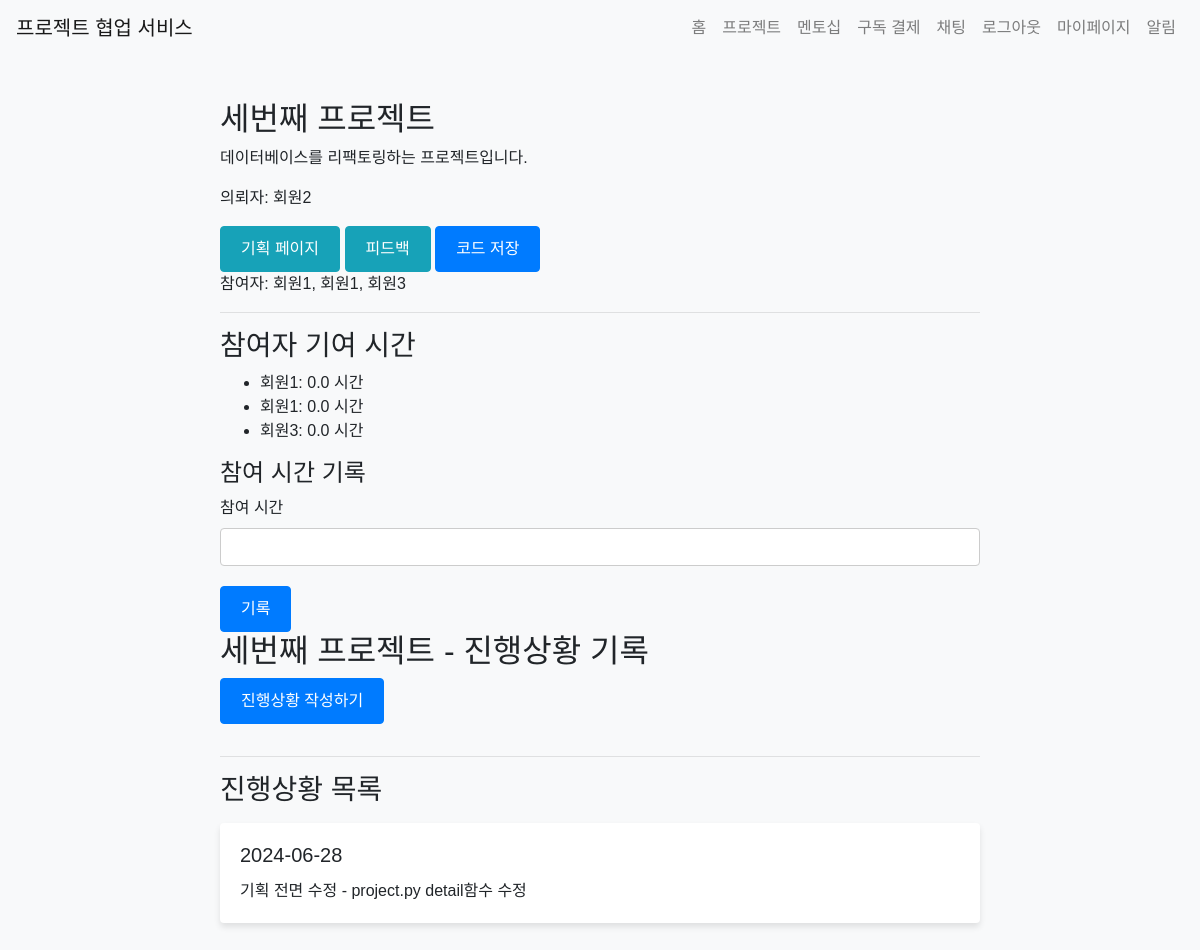
The app's page /project/detail/3 (signed in) with its own data.
### app/models.py (models this page shows)
class Project(db.Model):
    id = db.Column(db.Integer, primary_key=True)
    title = db.Column(db.String(100), nullable=False)
    description = db.Column(db.Text, nullable=False)
    start_date = db.Column(db.Date, nullable=False)
    end_date = db.Column(db.Date, nullable=False)
    created_at = db.Column(db.DateTime, default=datetime.utcnow)
    client_id = db.Column(db.Integer, db.ForeignKey('user.id'), nullable=False)
    client = db.relationship('User', back_populates='created_projects')
    completed = db.Column(db.Boolean, default=False)
    participants = db.relationship('User', secondary='project_participant', back_populates='projects', overlaps="project_participants")
    project_participants = db.relationship('ProjectParticipant', back_populates='project', lazy=True, overlaps="participants,projects")
    progresses = db.relationship('ProjectProgress', back_populates='project', lazy=True)  # 새로운 관계 추가
    overview = db.Column(db.Text)
    requirements = db.Column(db.Text)
    flowchart = db.Column(db.Text)
    timeline = db.Column(db.Text)
    github_repo = db.Column(db.String(200))

class User(UserMixin, db.Model):
    id = db.Column(db.Integer, primary_key=True)
    name = db.Column(db.String(100), nullable=False)
    email = db.Column(db.String(120), unique=True, nullable=False)
    password = db.Column(db.String(255), nullable=False)
    bio = db.Column(db.Text)
    chat_rooms = db.relationship('ChatRoom', secondary='chat_room_participant', back_populates='participants')
    chat_room_participants = db.relationship('ChatRoomParticipant', back_populates='user')
    notifications = db.relationship('Notification', back_populates='user', lazy=True)
    projects = db.relationship('Project', secondary='project_participant', back_populates='participants')
    subscription = db.relationship('Subscription', back_populates='subscriber', uselist=False)
    created_projects = db.relationship('Project', back_populates='client', lazy=True, foreign_keys='Project.client_id')
    mentees = db.relationship('User',
                              secondary=mentorship_mentor,
                              primaryjoin=(mentorship_mentor.c.mentor_id == id),
                              secondaryjoin=(mentorship_mentor.c.mentee_id == id),
                              backref=db.backref('mentors', lazy='dynamic'),
                              lazy='dynamic')
    pending_mentees = db.relationship('User',
                                    secondary=mentorship_mentee,
                                    primaryjoin=(mentorship_mentee.c.mentor_id == id),
                                    secondaryjoin=(mentorship_mentee.c.mentee_id == id),
                                    backref=db.backref('pending_mentors', lazy='dynamic'),
                                    lazy='dynamic')
    project_participants = db.relationship('ProjectParticipant', back_populates='user', lazy=True)

class ProjectParticipant(db.Model):
    id = db.Column(db.Integer, primary_key=True)
    user_id = db.Column(db.Integer, db.ForeignKey('user.id'), nullable=False)
    project_id = db.Column(db.Integer, db.ForeignKey('project.id'), nullable=False)
    hours_contributed = db.Column(db.Float, default=0.0)
    accepted = db.Column(db.Boolean, default=False)  # 새로 추가된 필드
    user = db.relationship('User', back_populates='project_participants', overlaps="participants,projects")
    project = db.relationship('Project', back_populates='project_participants', overlaps="participants,projects")

class ProjectProgress(db.Model):
    id = db.Column(db.Integer, primary_key=True)
    project_id = db.Column(db.Integer, db.ForeignKey('project.id'), nullable=False)
    user_id = db.Column(db.Integer, db.ForeignKey('user.id'), nullable=False)
    date = db.Column(db.Date, nullable=False)
    description = db.Column(db.Text, nullable=False)
    image = db.Column(db.String(255))  # 이미지 파일 경로를 저장할 필드
    ai_conversation_link = db.Column(db.String(255))  # GPT 대화 공유 링크
    ai_conversation_file = db.Column(db.String(255))  # Claude 대화 내역 파일 경로
    project = db.relationship('Project', back_populates='progresses')
    user = db.relationship('User')

### app/views/project.py (the view, shortened to what this page needs)
@bp.route('/detail/<int:project_id>', methods=['GET', 'POST'])
@login_required
def detail(project_id):
    project = Project.query.get_or_404(project_id)
    post_form = PostForm()
    comment_form = CommentForm()
    contribution_form = ContributionForm()
    accept_form = AcceptParticipantForm()
    participate_form = ParticipateForm()
    progress_form = ProjectProgressForm()
    progress_list = ProjectProgress.query.filter_by(project=project).order_by(ProjectProgress.date.desc()).all()
    return render_template('project/detail.html', project=project, post_form=post_form, comment_form=comment_form,
                        contribution_form=contribution_form, accept_form=accept_form,
                        participate_form=participate_form,  # 이 줄 추가
                        form=progress_form,  # 여기를 수정
                        progress_form=progress_form, progress_list=progress_list)

### app/forms.py
class PostForm(FlaskForm):
    title = StringField('제목', validators=[DataRequired()])
    content = TextAreaField('내용', validators=[DataRequired()])
    submit = SubmitField('작성')

class CommentForm(FlaskForm):
    content = TextAreaField('댓글', validators=[DataRequired()])
    submit = SubmitField('작성')

### app/__init__.py (called while the page is built)
@login_manager.user_loader
def load_user(user_id):
    if user_id is not None:
        return User.query.get(int(user_id))
    return None

### app/templates/project/detail.html (shortened to what this page needs)
{% extends 'base.html' %}
{% block content %}
<h2>{{ project.title }}</h2>
<p>{{ project.description }}</p>
<p>의뢰자: {{ project.client.name }}</p>
{% if current_user in project.participants or current_user == project.client %}
<a href="{{ url_for('project.plan', project_id=project.id) }}" class="btn btn-info">기획 페이지</a>
<a href="{{ url_for('project.feedback', project_id=project.id) }}" class="btn btn-info">피드백</a>
<a href="{{ url_for('project.save_code', project_id=project.id) }}" class="btn btn-primary">코드 저장</a>
{% endif %}
<p>참여자:
{% for participant in project.participants %}
    {{ participant.name }}{% if not loop.last %}, {% endif %}
{% endfor %}
</p>
<hr>
<h3>참여자 기여 시간</h3>
<ul>
  {% for participant in project.project_participants %}
    <li>{{ participant.user.name }}: {{ participant.hours_contributed }} 시간</li>
  {% endfor %}
</ul>
{% if current_user in project.participants %}
  <h4>참여 시간 기록</h4>
  <form action="{{ url_for('project.contribute', project_id=project.id) }}" method="post">
    <div class="form-group">
      {{ contribution_form.hours.label }}
      {{ contribution_form.hours(class="form-control") }}
    </div>
    {{ contribution_form.submit(class="btn btn-primary") }}
  </form>
{% endif %}
<h2>{{ project.title }} - 진행상황 기록</h2>
<button id="toggle-progress-form" class="btn btn-primary mb-3">진행상황 작성하기</button>
<hr>
<h3>진행상황 목록</h3>
{% for progress in progress_list %}
<div class="card my-3">
    <div class="card-body">
        <h5 class="card-title">{{ progress.date.strftime('%Y-%m-%d') }}</h5>
        <p class="card-text">{{ progress.description|safe }}</p>
    </div>
</div>
{% endfor %}
{% endblock %}

### app/templates/base.html (shortened to what this page needs)
<!DOCTYPE html>
<html lang="ko">
    <head>
        <link rel="stylesheet" href="https://maxcdn.bootstrapcdn.com/bootstrap/4.5.2/css/bootstrap.min.css">
        <link rel="stylesheet" href="https://cdn.jsdelivr.net/npm/bootstrap-select@1.13.14/dist/css/bootstrap-select.min.css">
        <link rel="stylesheet" href="{{ url_for('static', filename='css/style.css') }}">
        <link rel="stylesheet" href="https://cdnjs.cloudflare.com/ajax/libs/font-awesome/5.15.3/css/all.min.css">
    </head>
<body>
    <nav class="navbar navbar-expand-lg navbar-light bg-light">
        <a class="navbar-brand" href="/">프로젝트 협업 서비스</a>
        <div class="collapse navbar-collapse" id="navbarNav">
            <ul class="navbar-nav ml-auto">
                <li class="nav-item">
                    <a class="nav-link" href="{{ url_for('main.index') }}">홈</a>
                </li>
                <li class="nav-item">
                    <a class="nav-link" href="{{ url_for('project.list_projects') }}">프로젝트</a>
                </li>
                {% if current_user.is_authenticated %}
                <li class="nav-item">
                    <a class="nav-link" href="{{ url_for('mentorship.index') }}">멘토십</a>
                </li>
                <li class="nav-item">
                    <a class="nav-link" href="{{ url_for('payments.subscribe') }}">구독 결제</a>
                </li>
                <li class="nav-item">
                    <a class="nav-link" href="{{ url_for('chat.chat_list') }}">채팅</a>
                </li>
                <li class="nav-item">
                    <a class="nav-link" href="{{ url_for('auth.logout') }}">로그아웃</a>
                </li>
                <li class="nav-item">
                    <a class="nav-link" href="{{ url_for('mypage.index') }}">마이페이지</a>
                </li>
                <li class="nav-item">
                    <a class="nav-link" href="{{ url_for('notification.index') }}">
                        알림
                    </a>
                </li>
                {% endif %}
            </ul>
        </div>
    </nav>
    <div class="container mt-4">
        {% block content %}{% endblock %}
    </div>
</body>
</html>

### app/static/css/style.css (style rules this page uses)
body { font-family: Arial, sans-serif; background-color: #f8f9fa; margin: 0; padding: 0; }
.container { max-width: 800px; margin: 0 auto; padding: 20px; }
.form-group { margin-bottom: 20px; }
.form-control { width: 100%; padding: 10px; border: 1px solid #ccc; border-radius: 4px; }
.btn { display: inline-block; padding: 10px 20px; color: #fff; text-decoration: none; border-radius: 4px; cursor: pointer; transition: background-color 0.3s, border-color 0.3s; }
.btn { display: inline-block; padding: 10px 20px; color: #fff; text-decoration: none; border-radius: 4px; cursor: pointer; transition: background-color 0.3s, border-color 0.3s, transform 0.2s; }
.btn-primary { background-color: #007bff; border-color: #007bff; }
.card { border: none; box-shadow: 0 0.5rem 1rem rgba(0, 0, 0, 0.15); }
.card { box-shadow: 0 4px 6px rgba(0, 0, 0, 0.1); transition: box-shadow 0.3s ease-in-out; }

### records on screen
Project: title "세번째 프로젝트", description "데이터베이스를 리팩토링하는 프로젝트입니다."
User: client.name "회원2"
User: name "회원1"
User: name "회원1"
User: name "회원3"
ProjectParticipant: user.name "회원1", hours_contributed "0.0"
ProjectParticipant: user.name "회원1", hours_contributed "0.0"
ProjectParticipant: user.name "회원3", hours_contributed "0.0"
ProjectProgress: date "2024-06-28", description "기획 전면 수정 - project.py detail함수 수정"

### other values on screen
{{ contribution_form.hours.label }} "참여 시간"
